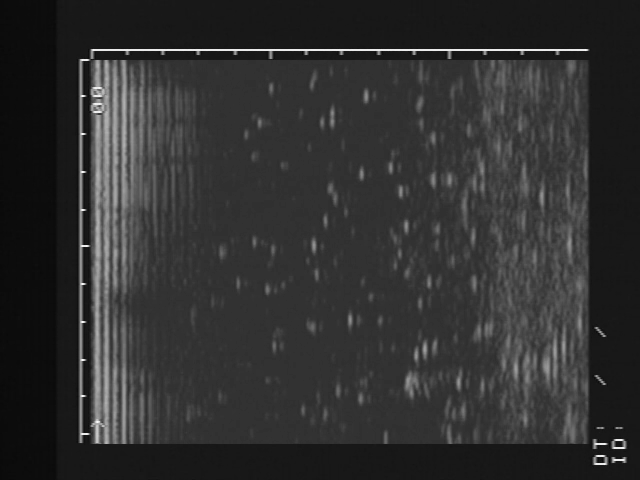
#> input picture frame 28 of Data/scan-3D-ball.mp4, 640 x 480 px, given in place of the camera
$ python gesturer.py
#> lines starting #> are read from the running program, lines starting #| are printed output that depends on the picture; after the words box and inside, x2 and y2 are one past the last pixel; in counts of white or black regions, pixels touching at a corner belong together
### Demos/Helpers/Player.py
import cv2
import numpy as np
from matplotlib import pyplot
from cv2.typing import MatLike
from .Parameters import KEYS, COLORS
from .Demo_Class import Demo
# from threading import Thread

VIDEO_ID = 2 # video id for the virtual camera
DEFAULT_VID = "../Data/Finger1.mp4"
DEFAULT_OUT_DIR = "../Data/Out"

WINDOW = "Demos"
TRACKBAR = "Input"
TRACKBAR_MIN = 0
TRACKBAR_MAX = 255
US_AREA_THRESHOLD = 40 # pong needs 20 / painter needs 40 (now for some reason)
PROBE_ARTIFACT = 10

# ----- HELPERS ----- #

class US_Area():
    """The area of the image/video that contains only the ultrasound scan"""
    def __init__(self) -> None:
        self.x = 0 # top right
        self.y = 0 # top right
        self.w = 0
        self.h = 0

    def update_US_area(self, gray:MatLike, threshold=US_AREA_THRESHOLD) -> bool:
        """Find the original image so only the Ultrasound scan area is left"""
        _, thresh = cv2.threshold(gray, threshold, 255, cv2.THRESH_BINARY)
        eroded = cv2.erode(thresh, None, iterations=1) # get rid of text/lines
        contours, _ = cv2.findContours(eroded, cv2.RETR_TREE, cv2.CHAIN_APPROX_NONE)

        if len(contours) == 0: return False
        x, y, w, h = cv2.boundingRect(max(contours, key=cv2.contourArea))

        # only change if the x/y coordinates change
        # NOTE: might have to change to w/h to actually detect zoom changes
        if self.x != x and self.y != y:
            self.set_area_parameters(x, y, w, h)
            return True
        return False

    def set_area_parameters(self, x:int, y:int, w:int, h:int):
        self.x = x
        self.y = y
        self.w = w
        self.h = h

    def mask_US_area(self, img):
        """Return a copy of the image that is masked to the US-Area (rest is black)"""
        black = np.zeros((img.shape[0], img.shape[1], 3), np.uint8)
        black = cv2.cvtColor(black, cv2.COLOR_BGR2GRAY)
        cv2.rectangle(black, (self.x, self.y), (self.x+self.w, self.y+self.h), COLORS.WHITE, -1)
        cv2.rectangle(black, (self.x, self.y), (self.x+self.w, self.y+PROBE_ARTIFACT), COLORS.BLACK, -1)
        # -> remove the very top of the area, as there are a lot of probe artifacts and nothing else

        # HACK: remove bottom of area for testing
        cv2.rectangle(black, (self.x, self.y+self.h-PROBE_ARTIFACT), (self.x+self.w, self.h+self.h), COLORS.BLACK, -1)

        _, mask = cv2.threshold(black, 127, 255, 0)
        return cv2.bitwise_and(img, img, mask=mask)
        # via: https://stackoverflow.com/a/42007566
        # ROI = image[y:y+h, x:x+w] (https://stackoverflow.com/a/58177717)


# ----- PLAYER ----- #

class Player():
    def __init__(self, demo:Demo, video:str=DEFAULT_VID) -> None:
        self.demo = demo
        self.area = None
        self.video = video
        self.area = US_Area()
        self.us_area_threshold = US_AREA_THRESHOLD

        self.cap = None

    def start_player(self):
        self.cap = cv2.VideoCapture(VIDEO_ID)
        # self.cap.set(cv2.CAP_PROP_BUFFERSIZE, 2)

        if not self.cap.isOpened():
            if ".mp4" in self.video:
                print("[INFO] - could not find a stream, will use video")
                self.cap = cv2.VideoCapture(self.video)
                self.play_video(self.cap)
            else:
                print("[INFO] - found image")
                frame = cv2.imread(self.video)
                self.show_img(frame)
        else:
            self.play_video(self.cap)
#> in play_video, frame is the input picture: shape (480, 640, 3); min 4, max 255, mean 48.5

    # [20 lines left out: function show_img, not called in this run]

    def play_video(self, cap:cv2.VideoCapture):

        cv2.namedWindow(WINDOW)
        cv2.createTrackbar("Area", WINDOW, self.demo.us_area_threshold, 255, self.demo.adjust_area)
        cv2.createTrackbar(self.demo.get_slider_name(), WINDOW, self.demo.slider_value,
                            self.demo.slider_max, self.demo.set_slider_input)

        last_frame = None

        while cap.isOpened():
            ret, frame = cap.read()
            if not ret:
                break

            # DEMO output
            frame, masked = self.prepare_video(frame) # only find us area once ?
#> in prepare_video, `src = cv2.rotate(frame, cv2.ROTATE_90_CLOCKWISE)`:
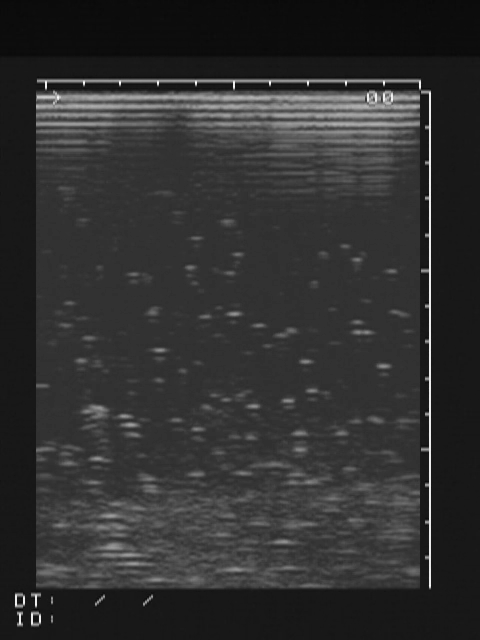
#> src: shape (640, 480, 3); min 4, max 255, mean 48.5
            out = self.do_demo(frame, masked)

            # KEYBOARD interactions
            key = cv2.waitKeyEx(25)
            if key == ord("q") or key == KEYS.ESC:
                last_frame = out
                return
            else:
                self.handle_key_interaction(key, out)

            # OUT
            cv2.imshow(WINDOW, out)

        self.demo.on_finished(out)
        cv2.destroyAllWindows()
        cap.release()

    # [16 lines left out: function handle_key_interaction, not called in this run]

    # TODO show info about possible key interactions

    def prepare_video(self, frame:MatLike) -> tuple[MatLike]:
        """Rotate the video and find the US area"""
        src = cv2.rotate(frame, cv2.ROTATE_90_CLOCKWISE)
        gray = cv2.cvtColor(src, cv2.COLOR_BGR2GRAY)
        changed_area = self.area.update_US_area(gray, self.demo.us_area_threshold)
#> in update_US_area, `_, thresh = cv2.threshold(gray, threshold, 255, cv2.THRESH_BINARY)`:
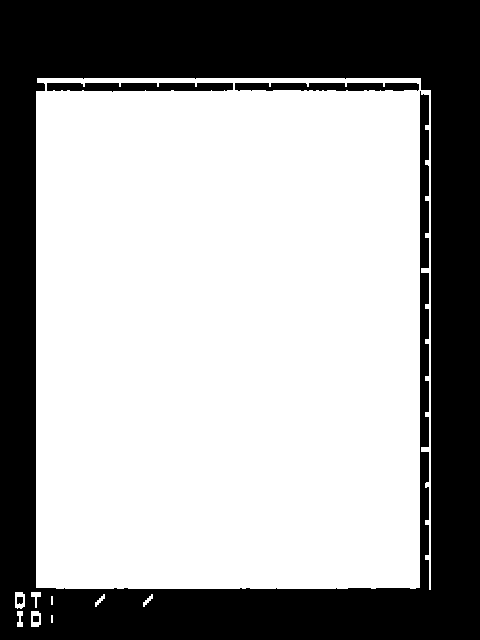
#> thresh: shape (640, 480); 63.5% white; 5 black regions, box (x1, y1, x2, y2) and area: (0, 0, 480, 640) 109211, (47, 83, 233, 92) 1434, (235, 83, 419, 91) 1326, (17, 597, 23, 604) 40, (33, 616, 39, 622) 36
#> in update_US_area, `eroded = cv2.erode(thresh, None, iterations=1)`:
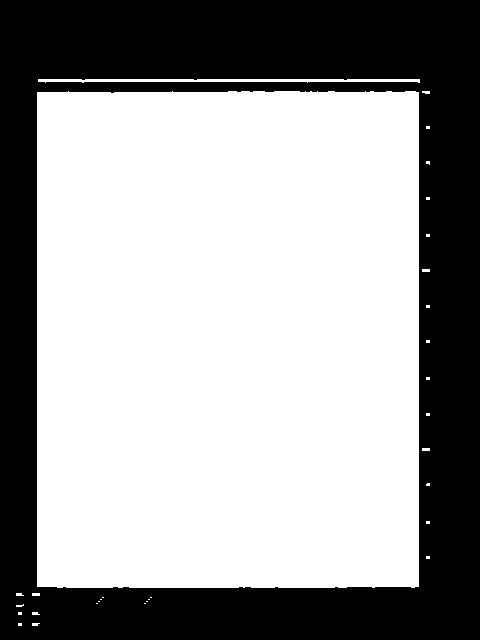
#> eroded: shape (640, 480); 62.2% white; 1 black region
#> in update_US_area, `contours, _ = cv2.findContours(eroded, cv2.RETR_TREE, cv2.CHAIN_APPROX..`: contours = 31 contours, 29 with area under 20; largest, box (x1, y1, x2, y2) and area: (37, 91, 419, 588) 188569, (38, 79, 420, 83) 758
#> in update_US_area, `x, y, w, h = cv2.boundingRect(max(contours, key=cv2.contourArea))`: x = 37; y = 91; w = 382; h = 497
#> in set_area_parameters, `self.x = x`: self.x = 37
#> in set_area_parameters, `self.y = y`: self.y = 91
#> in set_area_parameters, `self.w = w`: self.w = 382
#> in set_area_parameters, `self.h = h`: self.h = 497
        if changed_area:
            self.demo.set_US_area(self.area) # ?
        roi = self.area.mask_US_area(src)
        return (src, roi)

    def do_demo(self, frame:MatLike, gray:MatLike):
        return self.demo.do(frame, gray)

    def save_frame(self, frame:MatLike):
        self.demo.save(frame)

### Demos/Helpers/Demo_Class.py
import os
import cv2
import time
import numpy as np
from .Parameters import COLORS, KEYS
from abc import abstractmethod
from cv2.typing import MatLike

FPS_POS = (10, 20)

DEFAULT_SLIDER_VALUE = 6 # 130 6
DEFAULT_MAX_SLIDER_VALUE = 20 # 255 # 20
DEFAULT_SLIDER_TEXT = "Colors"
DEFAULT_OUT_DIR = "../Data/Out"

DEFAULT_US_AREA_THRESHOLD = 40

class Demo():
    def __init__(self) -> None:
        print("[DEMO] -", self.get_name())
        self.is_debug = False
        self.image_w = None
        self.image_h = None
        self.masked_w = None
        self.masked_h = None

        self.slider_value = DEFAULT_SLIDER_VALUE
        self.slider_max = DEFAULT_MAX_SLIDER_VALUE
        self.slider_name = DEFAULT_SLIDER_TEXT
        self.slider_contours = None

        self.us_area_threshold = DEFAULT_US_AREA_THRESHOLD
        self.area = None

    def get_name(self)-> str:
        return self.__class__.__name__

    def write_text(self, frame:MatLike, text:str, pos:tuple[int])-> None:
        cv2.putText(frame, text, pos, cv2.FONT_HERSHEY_PLAIN, 1, COLORS.WHITE, 1, cv2.LINE_AA)

    # [10 lines left out: function show_fps, not called in this run]

    def toggle_debug(self):
        self.is_debug = not self.is_debug
        print(f"[DEBUG] - {self.is_debug}")

    def get_slider_name(self)-> str:
        return self.slider_name

    def set_slider_input(self, input:int):
        self.slider_value = input

    def adjust_area(self, input:int):
        self.us_area_threshold = input

    # [11 lines left out: function set_slider_with_keys, not called in this run]

    def visualize_slider_change(self, frame):
        if self.slider_contours != None:
            cv2.drawContours(frame, self.slider_contours, -1, COLORS.PURPLE, 1)

    # [7 lines left out: function set_dimensions, not called in this run]
            # print(f"[INFO] Mask  is: {self.masked_h} x {self.masked_w} px (h x w)") # ??

    def set_US_area(self, area):
        self.us_area = area

    # ----- ABSTRACT METHODS (for individual overriding) ----- #

    # [17 lines left out: functions on_finished, save, not called in this run]

    @abstractmethod
    def reset(self):
        print("Nothing to reset...")

    @abstractmethod
    def start(self):
        print("Noting to start...")

    @abstractmethod
    def free_key_interaction(self):
        print("Nothing is set...")

    # ----- ALGORITHM - STUFF ----- #

    # [26 lines left out: functions pre_tasks, do, segment, not called in this run]

# ----- SEGMENTATION ----- #

def grayscale(frame:MatLike)-> MatLike:
    """Convert to gray, if it is not already"""
    gray = frame
    if len(frame.shape) == 3:
        gray = cv2.cvtColor(frame, cv2.COLOR_BGR2GRAY)
    return gray

# [30 lines left out: functions threshold, color_quantization, not called in this run]

def drop_small_areas(cnt):
    return cv2.contourArea(cnt) > 200
    # NOTE: Magic Number!!

### Demos/gesturer.py
import cv2
import numpy as np
from Helpers.Demo_Class import Demo, grayscale
from Helpers.Player import Player
from Helpers.Parameters import COLORS
from cv2.typing import MatLike

"""
Use optical flow to differentiate between movement, aka gestures

LOG:
Tutorial: https://docs.opencv.org/3.4/d4/dee/tutorial_optical_flow.html
    - finding brightest spot works, but not very consistently -> keeps changing
    - using FlowFarnback for dense optical flow works, but has similar issues
        -> tracking stays around an area, and doesn't move like the bubbles do
        -> Richtung lässt sich aber erahnen
    - TODO try preprocessing
    -> Try with better data -> faster motion, more bubbles, etc.
/W DENSE
    - bubbles not very reliable to find direction specifically angle
    - problem is that the magnitudes keeps changing (i.e biggest mag. not at the same spot)
    - no real motion is being detected (when drawing vectors), sometime half of a circular motion
    - an Ecken öfters "wirbel", manchmal auch in der Mitte, aber eher sporadisch
/W LK
    - init with single bubble -> pretty much stays in the same spot afterwards
    - init with color quantized image => only a little better
PROBLEMS:
    - Images too bad -> bubbles are not getting tracked properly
    - different brightness levels: higher = darker, lower = brighter -> tracking gets lost
    - Bubbles are not circular :( -> so prob. no hough circles
SUBTRACT BACKGROUND
    - bubbles are more visible
    - but does not seem to change much for optical flow
        - LK on contour -> does not find any good points
        - LK (normal) -> couldn't get it to work
        - Dense => looks very similar to the one without SB
==> Feature too small/too bad to work with regular optical flow
    - try to enhance features -> isolate + make "bigger"
        - rm background kinda works (but OF doesnt really get better)
        - morph operation don't do that much either
            - dilate => blasen werden zu groß -> Überlappungen
        - I DON'T KNOW, man...
    - try PIV Techniques
        - funktioniert auch nicht so viel besser
ADAPTIVE THRESHOLD
    - downsampling helps, when you don't upsample before the optical flow
    - regular blurring does not help as much as downsampling + morph op does
    - kann keine Unterschied zw. Gaussian und Mean C sehen
    - better than regular one
    - even better when paired with downsampling (pyrdown) + morph op (closeing) + upsampling before optical flow
    - Bewegungen immer noch eher sporadisch,
    - OTSU -> just removes basically everything
is framerate the issue ?? -> CUDA benutzen
"""

"""
GET FLOW:
    - segment bubbles, then sparse optical flow
        -> only segment on first frame
    - dense optical flow on entire frame
DEMO:
    - draw boat, that gets carried by the flow
    - -> move with flow vector at pixel
"""

class Gesturer(Demo):
    def __init__(self) -> None:
        super().__init__()
        self.radius = 7

        self.prev = []
        self.point = (0, 0)
        self.reset_counter = 0

    def init_point(self, masked:MatLike):
        if self.point == (0,0):
            h, w = masked.shape
            self.point = (int(w/2), int(h/2))

    def reset(self):
        print("reset point")
        self.point = (0,0)

    def do(self, frame:MatLike, masked:MatLike) -> MatLike:
        # super().do(frame, masked)

        small = cv2.pyrDown(masked)
        src = cv2.cvtColor(small, cv2.COLOR_BGR2GRAY)

        self.init_point(src)

        src = cv2.medianBlur(src,7)
        op = cv2.adaptiveThreshold(src,255,cv2.ADAPTIVE_THRESH_MEAN_C, cv2.THRESH_BINARY_INV,11,2)

        kernel = np.ones((5,5),np.uint8)
        op = cv2.morphologyEx(op, cv2.MORPH_CLOSE, kernel)

        h, w = op.shape
        blank = np.zeros((h,w,3), np.uint8)

        # ===== TRACKING ===== #

        op, flow = self.dense_OF(op)
        if len(flow) == 1: return src

        # == INTERACTION == #

        out = small
        # out = cv2.cvtColor(out, cv2.COLOR_GRAY2BGR)
        self.animate_motion(out, flow)

        # == VIEWING ==

        if self.is_debug: # show flow
            # out = op # cv frame
            # out = cv2.cvtColor(out, cv2.COLOR_GRAY2BGR)
            self.draw_flow(out, flow)

        out = cv2.pyrUp(out)
       # super().do(src, src)
        return out

    # [65 lines left out: functions animate_motion, handle_oob, not called in this run]

    # --------------------------

    def dense_OF(self, frame:MatLike):
        """Calculate the dense optical flow of consecutive frames"""
        gray = grayscale(frame)
        if len(self.prev) == 0:
            self.prev = gray
            self.hsv = np.zeros_like(frame)
            self.hsv[..., 1] = 255
            return frame, [[[]]]
        next = gray
        flow = cv2.calcOpticalFlowFarneback(self.prev, next, None, 0.5, 3, 15, 3, 5, 1.2, 0)
        # fx = flow[..., 0]
        # fy = flow[..., 1]
        # mag, ang = cv2.cartToPolar(flow[..., 0], flow[..., 1]) # magnitude and direction
        self.prev = next # ?? -> damit geht's besser
        return frame, flow

    # [18 lines left out: function draw_flow, not called in this run]
# ----- MAIN ----- #
# video = "../Data/waterplay.mp4"
video = "../Data/new_swirl3-yadif2.mp4"
# video = "../Data/swirl.mp4"
player = Player(Gesturer(), video)
player.start_player()
#> in prepare_video, `changed_area = self.area.update_US_area(gray, self.demo.us_area_thresh..`: changed_area = True
#> in mask_US_area, `cv2.rectangle(black, (self.x, self.y+self.h-PROBE_ARTIFACT), (self.x+s..`:
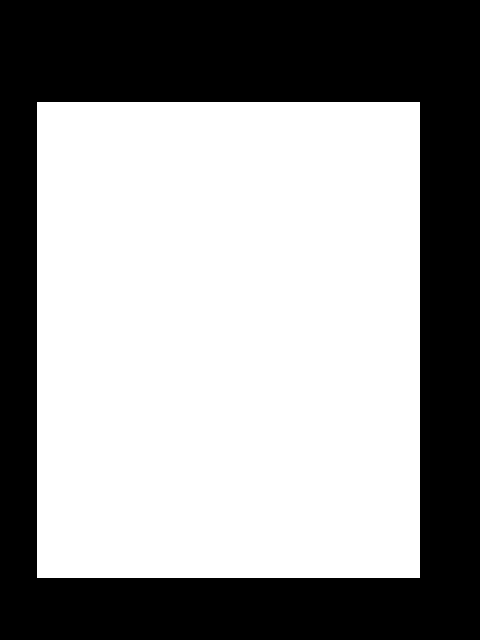
#> black: shape (640, 480); 59.3% white; 1 black region, box (x1, y1, x2, y2) and area: (0, 0, 480, 640) 124892
#> in mask_US_area, `return cv2.bitwise_and(img, img, mask=mask)`:
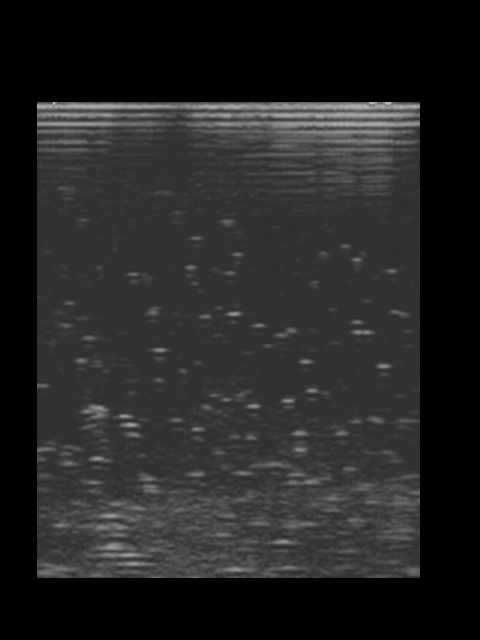
#> returned value: shape (640, 480, 3); min 0, max 188, mean 36.3
#> in do, `src = cv2.medianBlur(src,7)`:
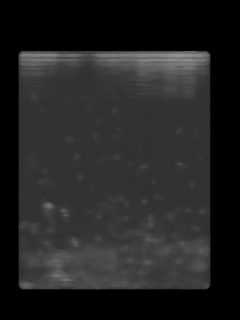
#> src: shape (320, 240); min 0, max 146, mean 35.3
#> in do, `op = cv2.morphologyEx(op, cv2.MORPH_CLOSE, kernel)`:
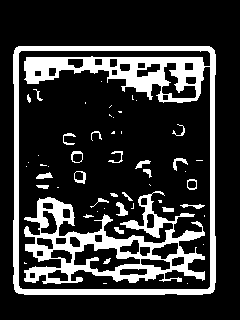
#> op: shape (320, 240); 20.2% white; 53 white regions (28 under 20 px), largest, box (x1, y1, x2, y2) and area: (13, 46, 216, 295) 8405, (24, 191, 205, 284) 5912, (116, 202, 128, 216) 92
#> in do, `op, flow = self.dense_OF(op)`: flow = [[[]]]
#> (key q is pressed here)

$ run again, starting later in the video
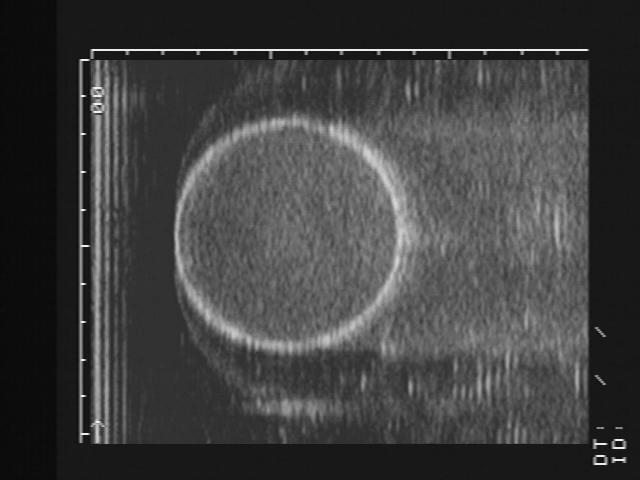
#> input picture frame 126 of Data/scan-3D-ball.mp4, 640 x 480 px, given in place of the camera
#> in play_video, frame is the input picture: shape (480, 640, 3); min 5, max 255, mean 63.3
#> in prepare_video, `src = cv2.rotate(frame, cv2.ROTATE_90_CLOCKWISE)`:
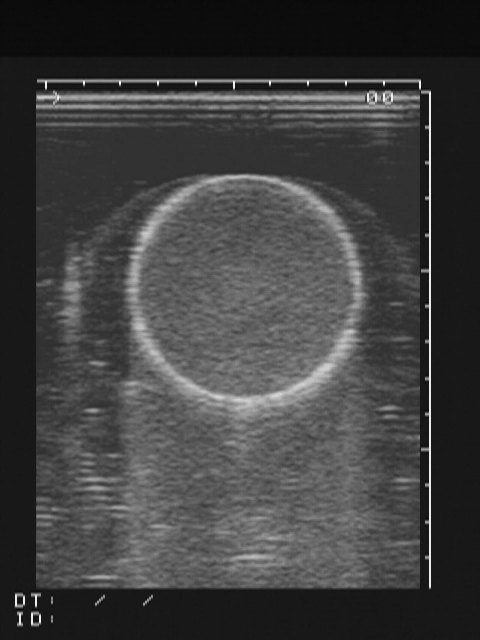
#> src: shape (640, 480, 3); min 5, max 255, mean 63.3
#> thresh: shape (640, 480); 63.6% white; 5 black regions, box (x1, y1, x2, y2) and area: (0, 0, 480, 640) 109113, (46, 83, 233, 92) 1436, (235, 83, 419, 91) 1326, (17, 597, 23, 604) 41, (33, 616, 39, 622) 36
#> eroded: shape (640, 480); 62.2% white; 1 black region
#> contours = 30 contours, 28 with area under 20; largest, box (x1, y1, x2, y2) and area: (37, 91, 419, 589) 188674, (38, 79, 420, 83) 766
#> in update_US_area, `x, y, w, h = cv2.boundingRect(max(contours, key=cv2.contourArea))`: x = 37; y = 91; w = 382; h = 498
#> self.x = 37
#> self.y = 91
#> self.w = 382
#> self.h = 498
#> changed_area = True
#> in do, `op = cv2.morphologyEx(op, cv2.MORPH_CLOSE, kernel)`:
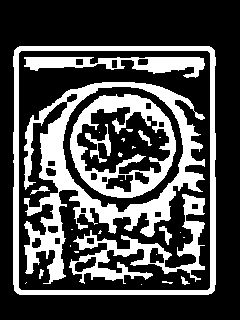
#> op: shape (320, 240); 29.6% white; 28 white regions (17 under 20 px), largest, box (x1, y1, x2, y2) and area: (24, 82, 205, 284) 8677, (13, 46, 216, 295) 4645, (70, 94, 176, 198) 3864
#> flow = [[[]]]

$ run again, starting later in the video
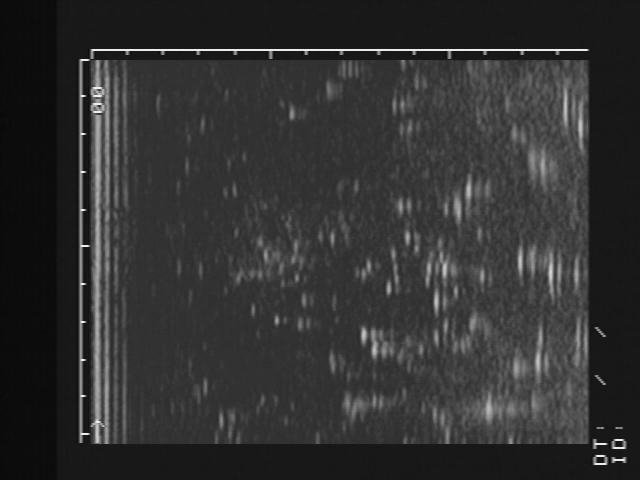
#> input picture frame 225 of Data/scan-3D-ball.mp4, 640 x 480 px, given in place of the camera
#> in play_video, frame is the input picture: shape (480, 640, 3); min 5, max 253, mean 49.4
#> in prepare_video, `src = cv2.rotate(frame, cv2.ROTATE_90_CLOCKWISE)`:
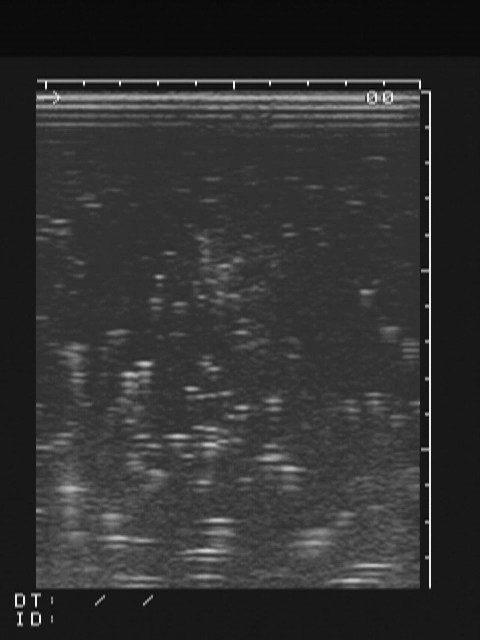
#> src: shape (640, 480, 3); min 5, max 253, mean 49.4
#> thresh: shape (640, 480); 63.6% white; 5 black regions, box (x1, y1, x2, y2) and area: (0, 0, 480, 640) 109125, (47, 83, 233, 91) 1433, (235, 83, 419, 91) 1330, (17, 597, 23, 604) 41, (33, 616, 39, 622) 36
#> eroded: shape (640, 480); 62.2% white; 1 black region
#> contours = 31 contours, 29 with area under 20; largest, box (x1, y1, x2, y2) and area: (37, 91, 419, 589) 188668, (38, 79, 420, 83) 761
#> in update_US_area, `x, y, w, h = cv2.boundingRect(max(contours, key=cv2.contourArea))`: x = 37; y = 91; w = 382; h = 498
#> self.x = 37
#> self.y = 91
#> self.w = 382
#> self.h = 498
#> changed_area = True
#> in do, `op = cv2.morphologyEx(op, cv2.MORPH_CLOSE, kernel)`:
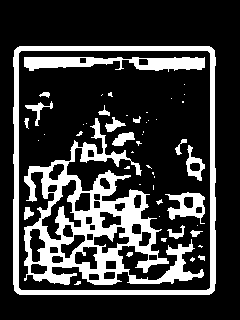
#> op: shape (320, 240); 22.6% white; 51 white regions (32 under 20 px), largest, box (x1, y1, x2, y2) and area: (24, 118, 204, 285) 8987, (13, 46, 216, 295) 4594, (24, 57, 205, 72) 1704
#> flow = [[[]]]
